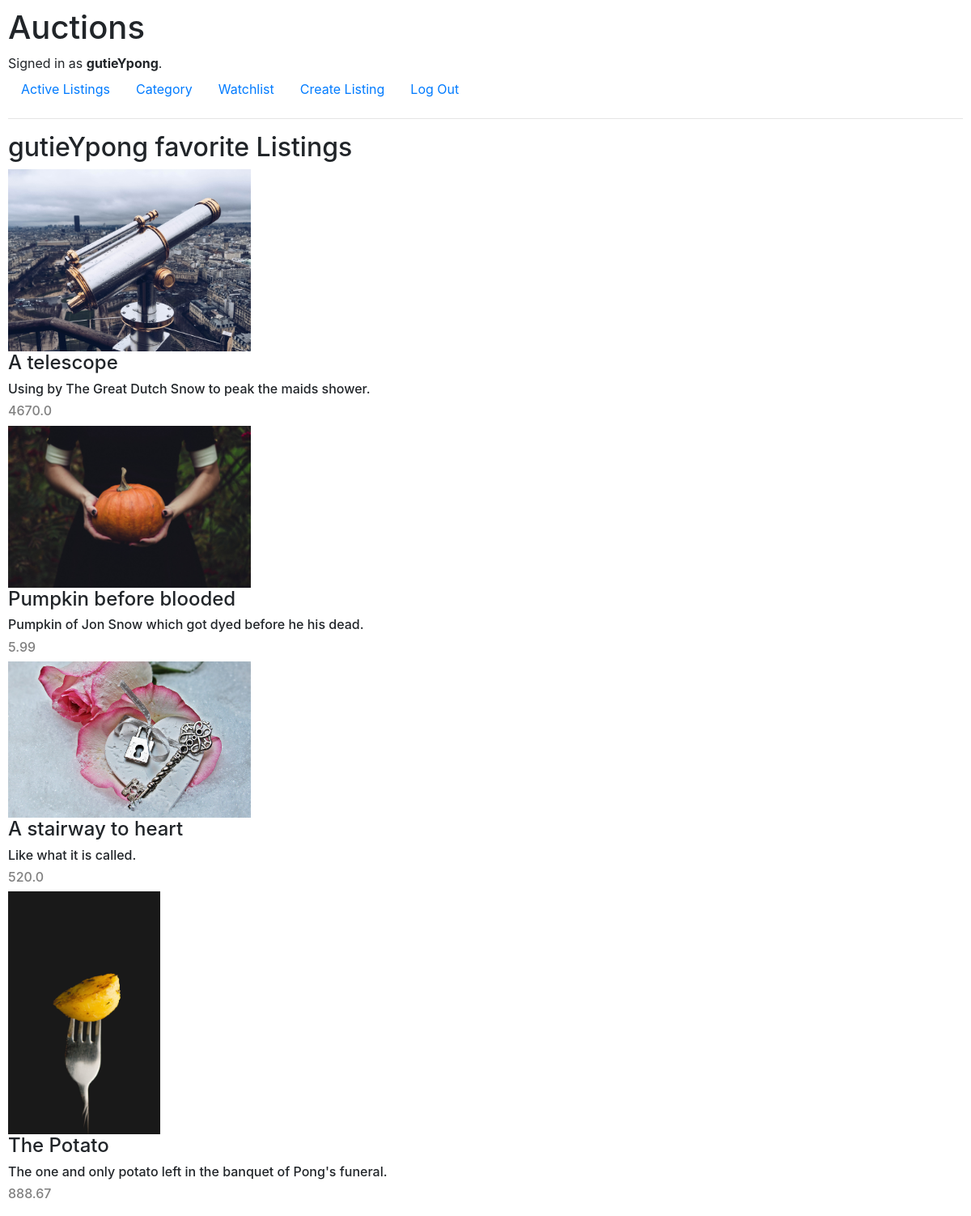
Screenshot of /watchlist (signed in) with the database file from the repository.
### auctions/models.py (models this page shows, shortened)
class User(AbstractUser):
    pass

class Listing(models.Model):
    item_image = models.ImageField(upload_to='images/', blank=True, null=True)
    item_name = models.CharField(max_length=64)
    item_desc = models.CharField(max_length=128)
    starting_bid = models.FloatField()
    item_category = models.ForeignKey(Category, on_delete=models.CASCADE, related_name="classified")
    watchlist = models.ManyToManyField(User, blank=True, related_name="favorites")

### auctions/views.py (the view)
# urls.py: path("watchlist", views.watchlist, name="watchlist"),
def watchlist(request):
    if_user_login(request)
    user_watchlist = (User.objects.get(id=request.user.id)).favorites.all()
    return render(request, "auctions/watchlist.html", {
        "user_name": request.user,
        "user_watchlist": user_watchlist
    })

### auctions/views.py (called while the page is built)
def if_user_login(request):
    if not request.user.is_authenticated:
        return HttpResponseRedirect(reverse("login"))

### auctions/templates/auctions/watchlist.html
{% extends "auctions/layout.html" %}
{% block body %}
     <h2>{{ user_name }} favorite Listings</h2>
    {% for item in user_watchlist %}
        <img src="{{ item.item_image.url }}">
        <h4>{{ item.item_name }}</h4>
        <h6>{{ item.item_desc }}</h5>
        <h6 class="bid">{{ item.starting_bid }}</h6>
    {% endfor %}
{% endblock %}

### auctions/templates/auctions/layout.html (shortened to what this page needs)
{% load static %}
<!DOCTYPE html>
<html lang="en">
    <head>
        <link rel="stylesheet" href="https://stackpath.bootstrapcdn.com/bootstrap/4.4.1/css/bootstrap.min.css">
        <link href="{% static 'auctions/styles.css' %}" rel="stylesheet">
    </head>
    <body>
        <h1>Auctions</h1>
        <div>
            {% if user.is_authenticated %}
                Signed in as <strong>{{ user.username }}</strong>.
            {% else %}
                Not signed in.
            {% endif %}
        </div>
        <ul class="nav">
            <li class="nav-item">
                <a class="nav-link" href="{% url 'index' %}">Active Listings</a>
            </li>
            <li class="nav-item">
                <a class="nav-link" href="{% url 'category' %}">Category</a>
            </li>
            {% if user.is_authenticated %}
                <li class="nav-item">
                    <a class="nav-link" href="{% url 'watchlist' %}">Watchlist</a>
                </li>
                <li class="nav-item">
                    <a class="nav-link" href="{% url 'create_listing' %}">Create Listing</a>
                </li>
                <li class="nav-item">
                    <a class="nav-link" href="{% url 'logout' %}">Log Out</a>
                </li>
            {% endif %}
        </ul>
        <hr>
        {% block body %}
        {% endblock %}
    </body>
</html>

### auctions/static/auctions/styles.css (style rules this page uses)
body { padding: 10px; }
img { max-width: 300px; max-height: 300px; }
.bid { color: gray; }

### rows the page displays
User: username "gutieYpong"
Listing: item_image (picture), item_name "A telescope", item_desc "Using by The Great Dutch Snow to peak the maids shower.", starting_bid "4670.0"
Listing: item_image (picture), item_name "Pumpkin before blooded", item_desc "Pumpkin of Jon Snow which got dyed before he his dead.", starting_bid "5.99"
Listing: item_image (picture), item_name "A stairway to heart", item_desc "Like what it is called.", starting_bid "520.0"
Listing: item_image (picture), item_name "The Potato", item_desc "The one and only potato left in the banquet of Pong's funeral.", starting_bid "888.67"
